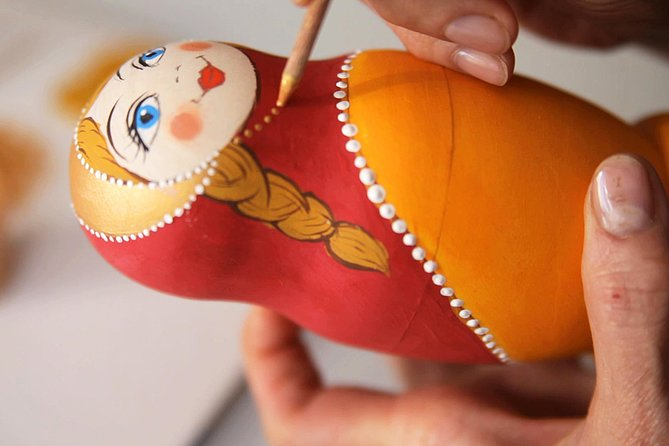
#> input picture 02_Unsupervised_Learning/K-Means/matryoshka.jpg, 669 x 446 px
$ jupyter execute K-Means.ipynb
#> lines starting #> are read from the running program, lines starting #| are printed output that depends on the picture
#> in load_image, img is the input picture: PIL image 669x446 RGB; mean R, G, B 187.1, 122.7, 93.2
<div dir=ltr align=center>

<font color=0F5298 size=7>
Machine Learning <br>
<font color=2565AE size=5>
Computer Engineering Department <br>
Fall 2025 <br>
<font color=3C99D size=5>
    Clustering: K-Means Clustering<br>
<font color=696880 size=4>
    Prepared by Benyamin Ghanbari <br>

<font color=696880 size=2>
    Curated by Alireza Mirshafieian

____

# Student Information

[cell 1]
student_number = '402110876'
full_name = 'alireza sarbaz'

### Image Segmentation Using K-Means Clustering for Color-Based Region Extraction

### Description:

In this project, you will implement **K-Means clustering from scratch** and use it to perform image segmentation based on color similarity. **Image segmentation** is the process of dividing an image into meaningful regions. In this assignment, segmentation is done using **color clustering**, where every pixel is grouped into one of K color clusters.

**⚠️ Notice:** You are allowed to use **only the imported libraries** and must **follow the provided function structure**.

# 📝 **Project Instructions**

1. **Load the image**
   Load the input image and convert it into an **RGB numerical array**.

2. **Reshape image to pixels**
   Flatten the image into a **2D array**, where each row represents one pixel (**R, G, B**).

3. **Initialize K cluster centers**
   Randomly select **K pixels** to serve as the starting cluster centers.

4. **Assign pixels to nearest cluster**
   Compute **distances** and assign each pixel to the **closest cluster center**.

5. **Update cluster centers**
   Recalculate each center as the **mean color** of all pixels assigned to that cluster.

6. **K-Means algorithm**
   Repeat **assignment** and **update steps** until **convergence** or **max iterations**.

7. **Reconstruct segmented image**
   Replace each pixel with the **color of its assigned cluster center**.

8. **Using the Elbow Method**
   Compute the Compute Within-Cluster Sum of Squares **WCSS** for various **K values** to help estimate an **optimal K**.

9. **Run the segmentation**
   Apply your **full K-Means pipeline** to segment the chosen image.

10. **Display results**
    Plot and **visualize** the original and segmented images **side-by-side**.

# 📤 **Expected Output**

- A **segmented image** produced by your **K-Means implementation**
- A **plot showing the Elbow Method curve** (**WCSS vs. K**)
- **Observe** how changing **K** affects segmentation

[cell 2]
import numpy as np
import matplotlib.pyplot as plt
from PIL import Image

[cell 3]
# Step 1: Load the image

def load_image(path):
    img = Image.open(path)
    # Convert to RGB
    img = img.convert('RGB')
    # Convert PIL image to numpy array
    data = np.array(img)
    return data


# Step 2: Reshape image to pixels

def preprocess_image(image_data):
    height, width, channels = image_data.shape
#> height = 446; width = 669; channels = 3
    # Reshape to (height * width, 3) - flatten spatial dimensions
    pixels = image_data.reshape(height * width, channels)
    return pixels

[cell 4]
# Step 3: Initialize K cluster centers

def initialize_centers(pixels, k):
    num_pixels = pixels.shape[0]
    # Randomly select k indices
    random_indices = np.random.choice(num_pixels, size=k, replace=False)
    # Select the corresponding pixels as centers
    centers = pixels[random_indices].astype(np.float64)
    return centers


# Step 4: Assign pixels to nearest cluster

def assign_clusters(pixels, centers):
    num_pixels = pixels.shape[0]
    k = centers.shape[0]

    # Calculate distances from each pixel to each center
    distances = np.zeros((num_pixels, k))

    for i in range(k):
        diff = pixels - centers[i]
        distances[:, i] = np.sqrt(np.sum(diff ** 2, axis=1))

    # Assign to nearest cluster
    labels = np.argmin(distances, axis=1)
    return labels


# Step 5: Update cluster centers

def update_centers(pixels, labels, k):
    new_centers = []

    for i in range(k):
        # Find all pixels assigned to cluster i
        cluster_pixels = pixels[labels == i]

        if len(cluster_pixels) > 0:
            # Calculate mean of cluster pixels
            new_center = np.mean(cluster_pixels, axis=0)
        else:
            # If cluster is empty, keep the previous center or use a random pixel
            # For simplicity, we'll use a random pixel from the dataset
            new_center = pixels[np.random.choice(len(pixels))]

        new_centers.append(new_center)

    return np.array(new_centers)


# Step 6: K-Means algorithm

def kmeans(pixels, k, max_iters=10, tol=1e-4):
    # Initialize centers randomly
    centers = initialize_centers(pixels, k)

    for iteration in range(max_iters):
        # Assign pixels to nearest clusters
        labels = assign_clusters(pixels, centers)

        # Update cluster centers
        new_centers = update_centers(pixels, labels, k)

        # Check for convergence: if centers haven't changed much, stop
        center_shift = np.sqrt(np.sum((new_centers - centers) ** 2))

        if center_shift < tol:
            break

        centers = new_centers

    return centers, labels

[cell 5]
# Step 7: Reconstruct segmented image

def recreate_image(labels, centers, image_shape):
    # Replace each pixel with its cluster center color
    segmented_pixels = centers[labels]
    # Reshape back to original image shape
    segmented = segmented_pixels.reshape(image_shape).astype(np.uint8)
    return segmented

[cell 6]
# Step 8: Elbow Method

def calculate_wcss(pixels, max_k=10):
#> called with pixels = array of shape (298374, 3), max_k = 10
    wcss = []

    for k in range(1, max_k + 1):
        centers, labels = kmeans(pixels, k, max_iters=10)

        # Calculate WCSS
        total_wcss = 0
        for i in range(k):
            cluster_pixels = pixels[labels == i]
            if len(cluster_pixels) > 0:
                diff = cluster_pixels - centers[i]
                cluster_wcss = np.sum(diff ** 2)
                total_wcss += cluster_wcss

        wcss.append(total_wcss)
        print(f"K={k}, WCSS={total_wcss:.2e}")
#> this loop made 10 passes
#> centers on passes 1 to 3: [[187.1, 122.7, 93.2]], [[169.1, 74.94, 34.58], [208.8, 180.5, 164.1]], [[146, 34, 30], [212, 94, 7], [185, 72, 6]]
#> after the loop, wcss = [3.24e+09, 1.05e+09, 691575583.1, 500710456.1, 400288094.5, 329831683.6, 301904458.1, 267364882.1, 252738283.2, 193201043.8]

    return wcss

def plot_elbow(wcss):
    plt.figure(figsize=(10, 6))
    plt.plot(range(1, len(wcss) + 1), wcss, 'bo-', linewidth=2, markersize=8)
    plt.xlabel('Number of Clusters (K)', fontsize=12)
    plt.ylabel('WCSS', fontsize=12)
    plt.title('Elbow Method For Optimal K', fontsize=14, fontweight='bold')
    plt.grid(True, alpha=0.3)
    plt.xticks(range(1, len(wcss) + 1))
    plt.tight_layout()
    plt.show()

[cell 7]
# Load image for Elbow Method (if not already loaded)
image_path_elbow = 'matryoshka.jpg'
original_image_elbow = load_image(image_path_elbow)
pixels_elbow = preprocess_image(original_image_elbow)

# Calculate WCSS for different K values
wcss = calculate_wcss(pixels_elbow, max_k=10)

# Plot the Elbow curve
plot_elbow(wcss)
#> in plot_elbow, `plt.show()`:
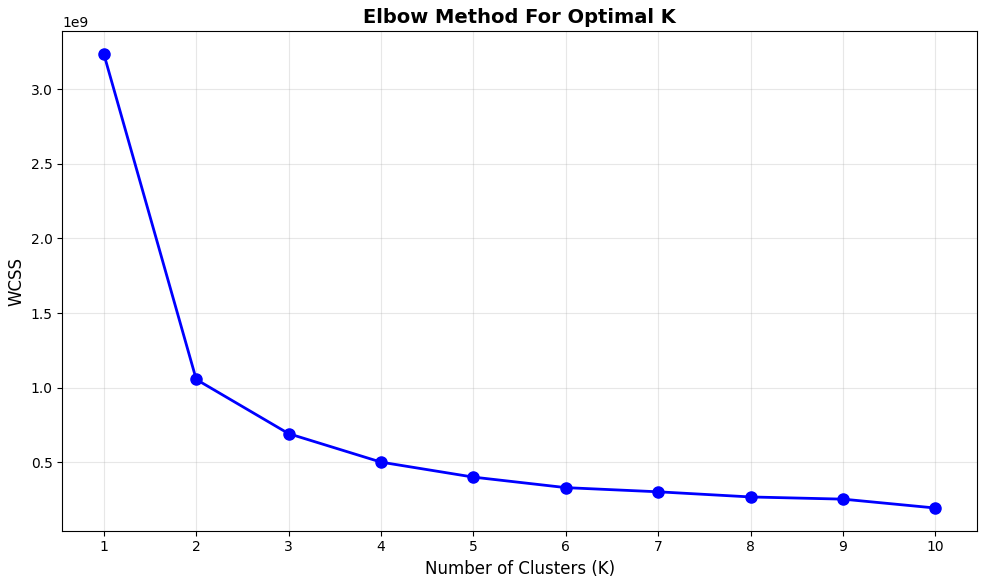
#> figure drawn by matplotlib, 1 panel; curve peaks at x = 1, y = 3.24e+09

[cell 8]
# Step 9: Run the segmentation

# Load the image
image_path = 'matryoshka.jpg'
original_image = load_image(image_path)

# Preprocess: reshape to pixels
pixels = preprocess_image(original_image)
image_shape = original_image.shape
#> image_shape = (446, 669, 3)

# Choose number of clusters
k = 5

# Run K-Means clustering
print(f"Running K-Means with K={k}...")
centers, labels = kmeans(pixels, k, max_iters=20, tol=1e-4)
#> centers = [[121.1, 40.85, 24.59], [200.9, 162.1, 138.7], [218.1, 201.8, 192.2], [173.3, 108.4, 84.7], [209.6, 91.21, 22.79]]

# Reconstruct the segmented image
segmented_image = recreate_image(labels, centers, image_shape)
#> in recreate_image, `segmented = segmented_pixels.reshape(image_shape).astype(np.uint8)`:
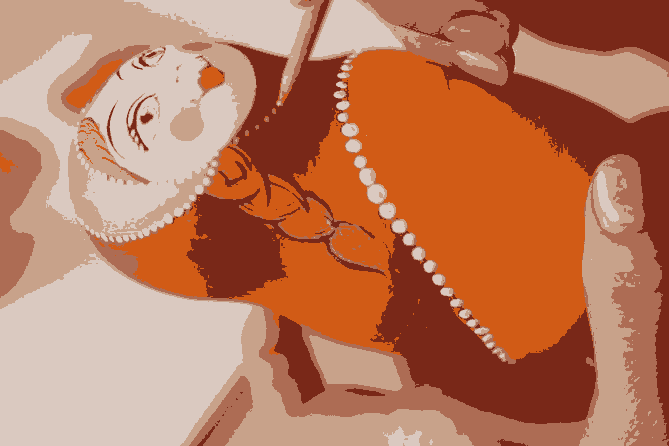
#> segmented: shape (446, 669, 3); mean of channels 0, 1, 2 186.7, 122.2, 92.6; drawn as R, G, B

print("Segmentation completed!")

[cell 9]
# Step 10: Display results

# Display original and segmented images side by side
plt.figure(figsize=(15, 6))

plt.subplot(1, 2, 1)
plt.imshow(original_image)
plt.title('Original Image', fontsize=14, fontweight='bold')
plt.axis('off')

plt.subplot(1, 2, 2)
plt.imshow(segmented_image)
plt.title(f'Segmented Image (K={k})', fontsize=14, fontweight='bold')
plt.axis('off')

plt.tight_layout()
plt.show()
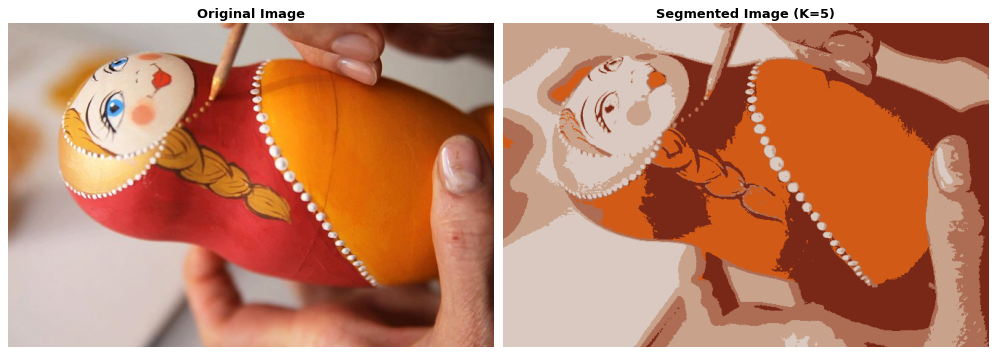
#> figure drawn by matplotlib, 2 panels
